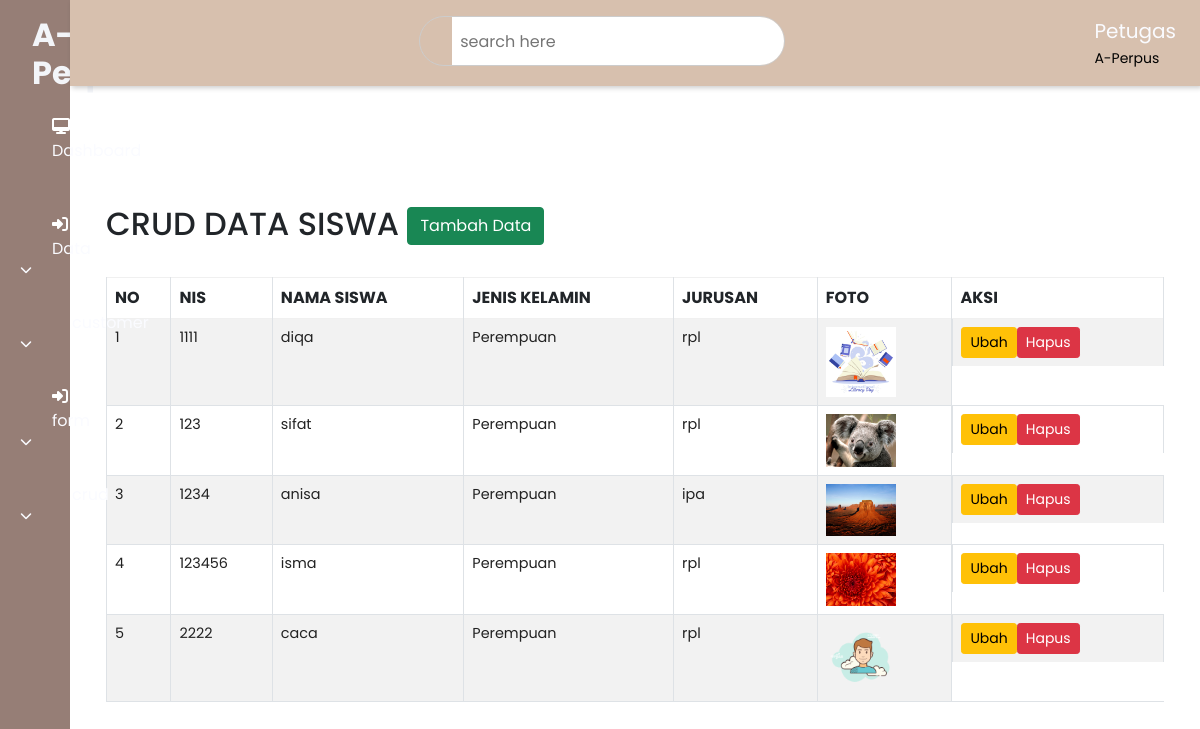
/petugas/index.php?halaman=data, run on the app's committed database.
### tables this page shows
CREATE TABLE `tb_siswa` (
  `nis` varchar(200) NOT NULL,
  `nama` varchar(200) NOT NULL,
  `jekel` enum('Laki-laki','Perempuan') NOT NULL,
  `jurusan` varchar(200) NOT NULL,
  `foto` varchar(1200) NOT NULL
);

### petugas/data.php (the view, shortened to what this page needs)
<!DOCTYPE html>
<html>
<?php
$koneksi = new mysqli ("localhost","root","","perpustakaan");
?>
<head>
	<link rel="stylesheet" href="style.css">
</head>
<body>
	<div class="container">
		<div class="col-lg-12">
			<div class="page-header">
				<br>
				<br>
				<h2>CRUD DATA SISWA
					<a href="index.php?halaman=add" class="btn btn-success">Tambah Data</a>
				</h2>
			</div>
			<br>
			<div>
				<table class="table table-bordered table-striped">
					<thead>
						<tr>
							<th>NO</th>
							<th>NIS</th>
							<th>NAMA SISWA</th>
							<th>JENIS KELAMIN</th>
							<th>JURUSAN</th>
							<th>FOTO</th>
							<th>AKSI</th>
						</tr>
					</thead>
					<tbody>
						<?php
							$sql_tampil = "SELECT * FROM tb_siswa";
							$query_tampil = mysqli_query($koneksi, $sql_tampil);
							$no=1;
							while ($data = mysqli_fetch_array($query_tampil,MYSQLI_BOTH)) {
						?>
						<tr>
							<td>
								<?php echo $no; ?>
							</td>
							<td>
								<?php echo $data['nis']; ?>
							</td>
							<td>
								<?php echo $data['nama']; ?>
							</td>
							<td>
								<?php echo $data['jekel']; ?>
							</td>
							<td>
								<?php echo $data['jurusan']; ?>
							</td>
							<td>
								<img src="foto/<?php echo $data['foto']; ?>" width="70px" />
							</td>
							<td>
								<a href="edit.php?kode=<?php echo $data['nis']; ?>" class='btn btn-warning btn-sm'>Ubah</a>
								<a href="del.php?kode=<?php echo $data['nis']; ?>" onclick="return confirm('Hapus Data Ini ?')"
								 class='btn btn-danger btn-sm'>Hapus</a>
							</td>
						</tr>
						<?php
							$no++;
							}
						?>
					</tbody>
				</table>
			</div>
		</div>
	</div>
</body>
</html>

### petugas/style.css (style rules this page uses)
:root { --main-color: #967E76; --color-dark: #000; --text-grey: #000; }
* { padding: 0; margin: 0; box-sizing: border-box; list-style-type: none; text-decoration: none; font-family: 'poppins', sans-serif; }
table { border-collapse: collapse; }
thead tr { border-top: 1px solid #f0f0f0; border-bottom: 2px solid #f0f0f0; }
td { padding: 0.5rem 1rem; font-size: 0.9rem; color: #222; }
tr td:last-child { display: flex; align-items: center; }
* { box-sizing: border-box; }
body { font-family: Verdana, sans-serif; }

### data on the page
tb_siswa: nis "1111", nama "diqa", jekel "Perempuan", jurusan "rpl", foto (picture)
tb_siswa: nis "123", nama "sifat", jekel "Perempuan", jurusan "rpl", foto (picture)
tb_siswa: nis "1234", nama "anisa", jekel "Perempuan", jurusan "ipa", foto (picture)
tb_siswa: nis "123456", nama "isma", jekel "Perempuan", jurusan "rpl", foto (picture)
tb_siswa: nis "2222", nama "caca", jekel "Perempuan", jurusan "rpl", foto (placeholder picture)
